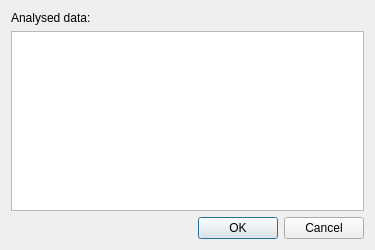
<?xml version="1.0" encoding="UTF-8"?>
<ui version="4.0">
 <class>ImportAnalysedDialog</class>
 <widget class="QDialog" name="ImportAnalysedDialog">
  <property name="windowModality">
   <enum>Qt::WindowModal</enum>
  </property>
  <property name="geometry">
   <rect>
    <x>0</x>
    <y>0</y>
    <width>375</width>
    <height>250</height>
   </rect>
  </property>
  <property name="windowTitle">
   <string>Dialog</string>
  </property>
  <layout class="QVBoxLayout" name="verticalLayout">
   <item>
    <widget class="QLabel" name="label">
     <property name="text">
      <string>Analysed data:</string>
     </property>
    </widget>
   </item>
   <item>
    <widget class="QListWidget" name="filterList"/>
   </item>
   <item>
    <widget class="QDialogButtonBox" name="buttonBox">
     <property name="orientation">
      <enum>Qt::Horizontal</enum>
     </property>
     <property name="standardButtons">
      <set>QDialogButtonBox::Cancel|QDialogButtonBox::Ok</set>
     </property>
    </widget>
   </item>
  </layout>
 </widget>
 <resources/>
 <connections>
  <connection>
   <sender>buttonBox</sender>
   <signal>accepted()</signal>
   <receiver>ImportAnalysedDialog</receiver>
   <slot>accept()</slot>
   <hints>
    <hint type="sourcelabel">
     <x>248</x>
     <y>254</y>
    </hint>
    <hint type="destinationlabel">
     <x>157</x>
     <y>274</y>
    </hint>
   </hints>
  </connection>
  <connection>
   <sender>buttonBox</sender>
   <signal>rejected()</signal>
   <receiver>ImportAnalysedDialog</receiver>
   <slot>reject()</slot>
   <hints>
    <hint type="sourcelabel">
     <x>316</x>
     <y>260</y>
    </hint>
    <hint type="destinationlabel">
     <x>286</x>
     <y>274</y>
    </hint>
   </hints>
  </connection>
 </connections>
</ui>
